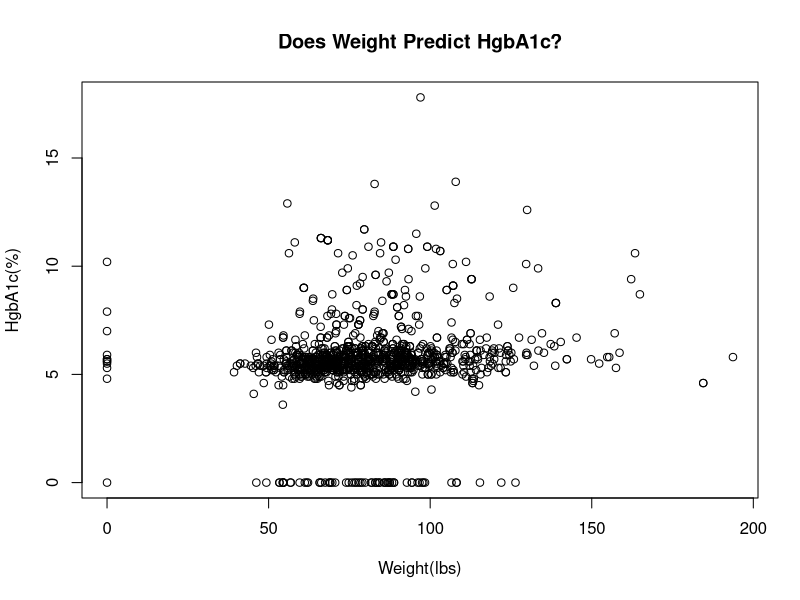
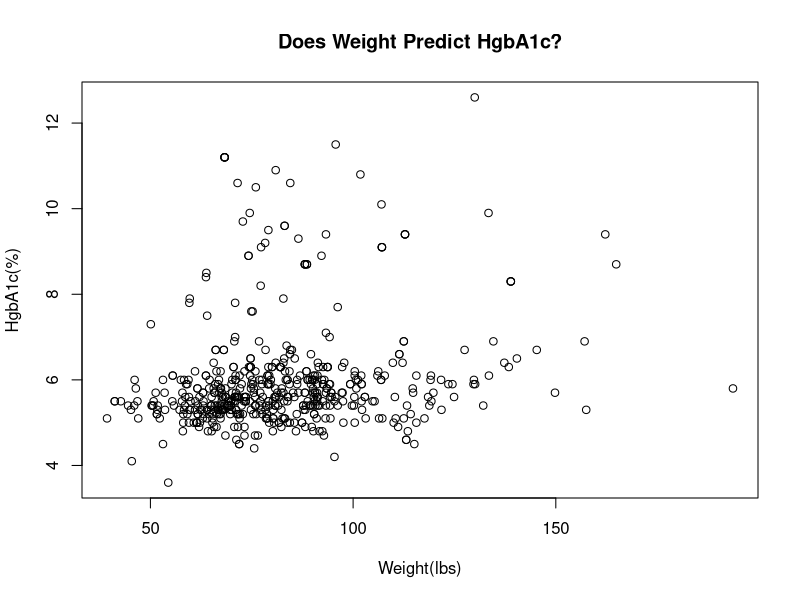
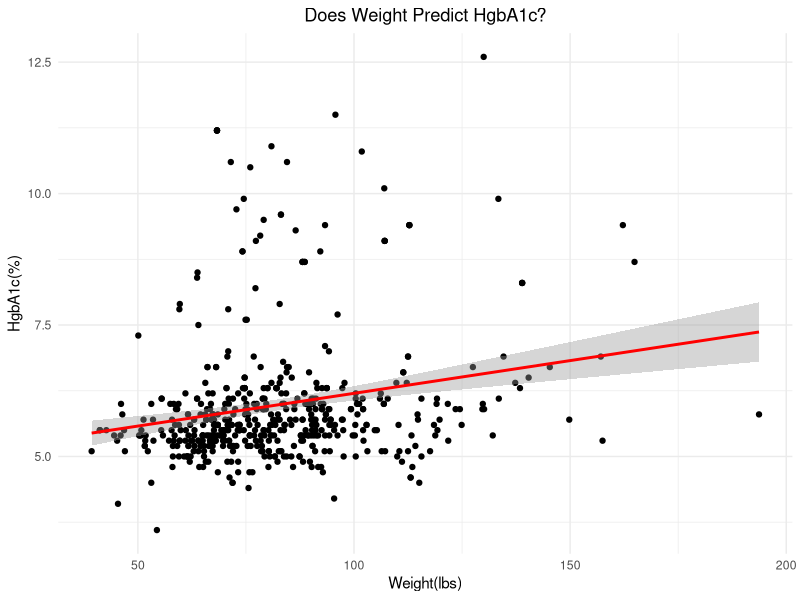

Write R code to recreate these figures, in order.
# Kathleen Ashbaker
# HMS 520 Fall 2023
# Final Project 
# Linear Regression: A Simple Machine Learning Model 

# SCOPE OF PROJECT: 

# This project provides a beginner's guide to simple linear regression,
# which is  machine learning technique in R.
# Designed for learners at all levels, from novices to advanced users,
# it caters to both students and researchers seeking to enhance their R skills

# Step 0:Load Libraries 

library(readr)
library(tidyverse)
library(mice)
library(dplyr)
library(ggplot2)

# Step 1: ---------------- Upload Data and save into data frame ; This is the Patient_List_aaliyah_washington_md csv file 

Patient_List_aaliyah_washington_md <- read_csv("Patient_List_aaliyah-washington-md.csv", show_col_types = FALSE)

# The argument 'show_col_types = FALSE' masks the object types of columns, easing reading of the 'Patient_List_aaliyah_washington_md' data frame

# Step 2:----------------Data Examination and Cleaning 

# Using dplyr and mutate_all() to change 'None' values to ' NA'  

Patient_List_aaliyah_washington_md <- Patient_List_aaliyah_washington_md %>%
  mutate_all(~ifelse(. == "None", NA, .))

# Summarizes data frame 

summary(Patient_List_aaliyah_washington_md)


# Optional Ways to Check Column values, for example "wt" and "hgba1c"

wt_column <- Patient_List_aaliyah_washington_md["wt"]
View(wt_column)

hgba1c_column <- Patient_List_aaliyah_washington_md["hgba1c"]
View(hgba1c_column)

# Counting 'NA' values in a column; for example, 'wt' 

count_na <- function(data, column_name) {
  if (!column_name %in% names(data)) {
    return(paste("Column", column_name, "not found in the data frame."))
  }
  
  na_count <- sum(is.na(data[[column_name]]))
  return(paste("Column", column_name, "has", na_count, "NA value(s)."))
}

result <- count_na(Patient_List_aaliyah_washington_md, "wt")
print(result)


# Mean/Median Imputation: 
# Best for when the missing data is not a significant portion of the dataset 
# and is assumed to be missing completely at random (MCAR).
# This is the case for our data set 

# Check if columns are numeric, for example 'wt' column

is_numeric <- is.numeric(Patient_List_aaliyah_washington_md$wt)
print(is_numeric)

# Apply Mean Imputation

# Convert Multiple Columns to Numeric
# If you have multiple columns to convert, you can use mutate() with across().
# specify which columns; in this example, we selected columns 'wt' and 'hgba1c'

Patient_List_aaliyah_washington_md <- Patient_List_aaliyah_washington_md %>%
  mutate(across(c(wt, hgba1c), ~ as.numeric(as.character(.))))

# Perform Imputation
# Here's a function to apply mean or median imputation to all columns:
impute_data <- function(data, use_median = FALSE) {
  data %>% 
    mutate(across(where(is.numeric), ~ ifelse(is.na(.), 
                                              if (use_median) median(., na.rm = TRUE) else mean(., na.rm = TRUE), 
                                              .)))
}

# Apply the 'impute_data' Function 
# You can apply this function to your data frame. 
# For this data set, we will use mean imputation:

Patient_List_aaliyah_washington_md <- impute_data(Patient_List_aaliyah_washington_md)




# Step 1: Remove rows with NA values and zeros
cleaned_data_ggplot2 <- subset(na.omit(Patient_List_aaliyah_washington_md), wt != 0 & hgba1c != 0)

# Load ggplot2 package
library(ggplot2)

# Assuming your dataframe is named cleaned_data_ggplot2
# and it contains the columns 'wt' and 'hgba1c'




# Step 3A:----------------plot data 
plot(Patient_List_aaliyah_washington_md$wt, Patient_List_aaliyah_washington_md$hgba1c,xlab = "Weight(lbs)", 
     ylab = "HgbA1c(%)", 
     main = "Does Weight Predict HgbA1c?")



# Optional: Plot only those data points which do not contain any 'NA' values for either 'wt' or 'hgba1c'

# Two ways to do this: Method 1: 'plot' function

# Step 1B: Remove rows with NA values
cleaned_data <- na.omit(Patient_List_aaliyah_washington_md)

# Step 2B: Exclude rows where 'wt' or 'hgba1c' is 0
cleaned_data <- subset(cleaned_data, wt != 0 & hgba1c != 0)

# Step 3B: Plot data
plot(cleaned_data$wt, cleaned_data$hgba1c,xlab = "Weight(lbs)", 
     ylab = "HgbA1c(%)", 
     main = "Does Weight Predict HgbA1c?")

# Method 2: 'ggplot' function ; while ggplot2 does a good job of handling NA values 
# by default (usually by exclusion), you have a variety of options to manage NAs explicitly based on your specific needs and the nature of your data

# Create scatter plot with ggplot2
ggplot(cleaned_data_ggplot2, aes(x = wt, y = hgba1c)) +
  geom_point() +  # Add scatter points
  geom_smooth(method = "lm", color = "red") +  # Add linear regression trend line
  labs(x = "Weight(lbs)", y = "HgbA1c(%)", title = "Does Weight Predict HgbA1c?") +
  theme_minimal() +  # Adds a minimal theme to the plot
  theme(plot.title = element_text(hjust = 0.5))  # Center the title


# Step 4A:----------------Simple Linear Regression 
patreg<- lm(hgba1c ~ wt, data = Patient_List_aaliyah_washington_md)


# Step 5A:----------------Summarize Linear Regression Output
summary(patreg)

# Step 4B:----------------Simple Linear Regression with cleaned_data 
patregclean<- lm(hgba1c ~ wt, data = cleaned_data)


# Step 5B:----------------Summarize Linear Regression Output for cleaned_data
summary(patregclean)
